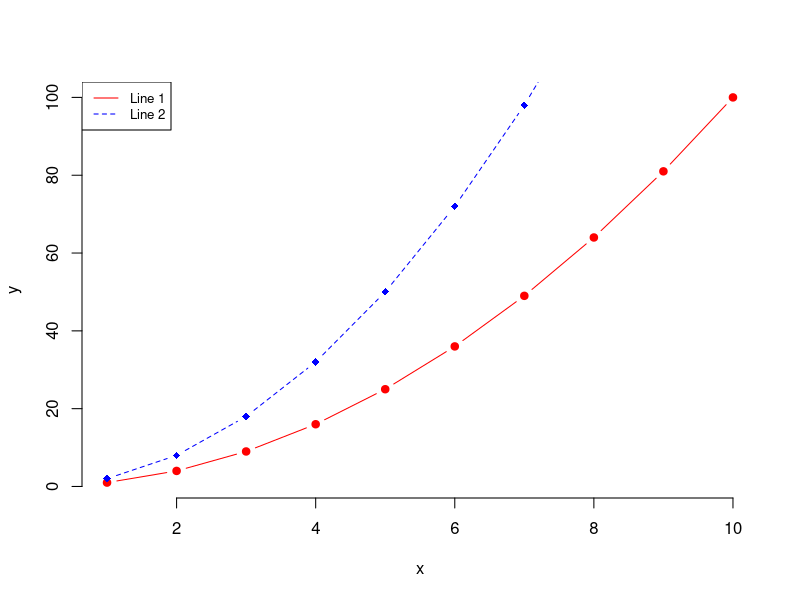

The R source for this figure:
## ---- chunk 1
a <- 2
b = 3
a + b
## ---- chunk 2
harvard               <-        TRUE # spacing doesn't matter
yale      <- FALSE
princeton <- F # short for FALSE

# Attention: FALSE=0, TRUE=1
harvard + 1
## ---- chunk 3
emily  <- 'She is a friend.'     # string / character class / plain text
libby  <- "she is a coworker"    # use ' and " interchangeably
other  <- "people"               # prefer "
## ---- chunk 4
fruit  <- as.factor(c("banana", "apple")  ) # The default ordering is alphabetic
fruit

dose <- as.factor(c("low", "medium", "high")  ) # The default ordering is alphabetic
dose
## ---- chunk 5
# Declare new objects using other variables
c <- a + b + 10

# Open z object or put everything in parentheses
(c <- a + b + 10)
## ---- chunk 6
vectorA <- c(1,2,b)
vectorB <- c(TRUE,TRUE,FALSE)
vectorC <- c(emily, libby, other) 

# Vector Operations
vectorA - vectorB # Vector operation AND auto-change TRUE =1, FALSE=0
## ---- chunk 7
# think of it conceptually like a spreadsheet
dataDF <- data.frame(numberVec    = vectorA,
                     trueFalseVec = vectorB,
                     stringsVec   = vectorC)

# Examine an entire data frame  
dataDF
## ---- chunk 8
# Declare a new column
dataDF$NewCol <- c(10,9,8)

# Examine with new column
dataDF

# Examine a single column
dataDF$numberVec # by name
dataDF[,1] # by index...remember ROWS then COLUMNS

# Examine a single row
dataDF[2,] # by index position

# Examine a single value
dataDF$numberVec[2] # column name, then position (2)
dataDF[1,2] #by index row 1, column 2
## ---- chunk 9
# Create some variables
x <- 1:10
y1 <- x*x
y2  <- 2*y1

# Create a first line
plot(x, y1, type = "b", frame = FALSE, pch = 19, 
     col = "red", xlab = "x", ylab = "y")
# Add a second line
lines(x, y2, pch = 18, col = "blue", type = "b", lty = 2)
# Add a legend to the plot
legend("topleft", legend=c("Line 1", "Line 2"),
       col=c("red", "blue"), lty = 1:2, cex=0.8)
